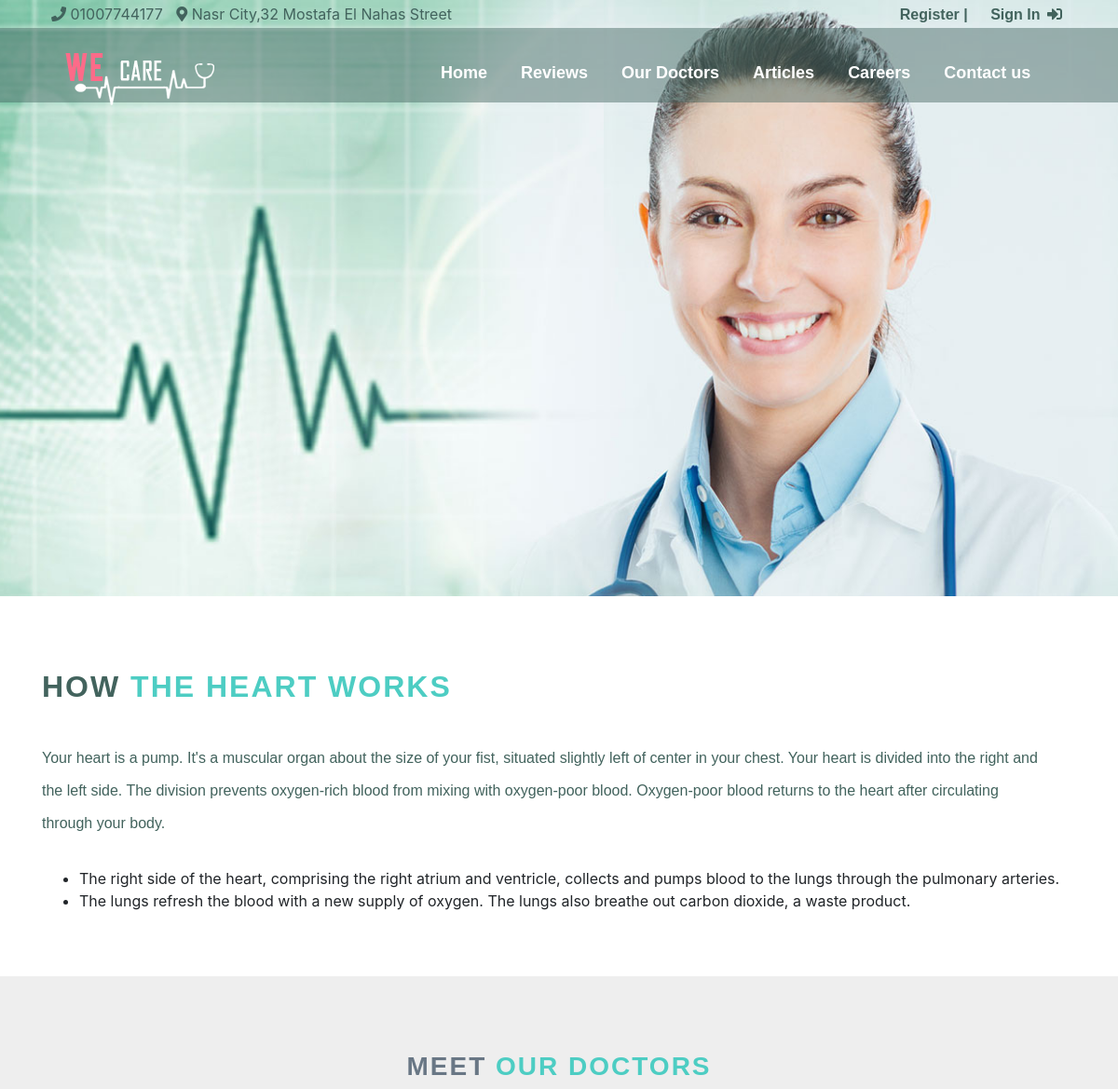
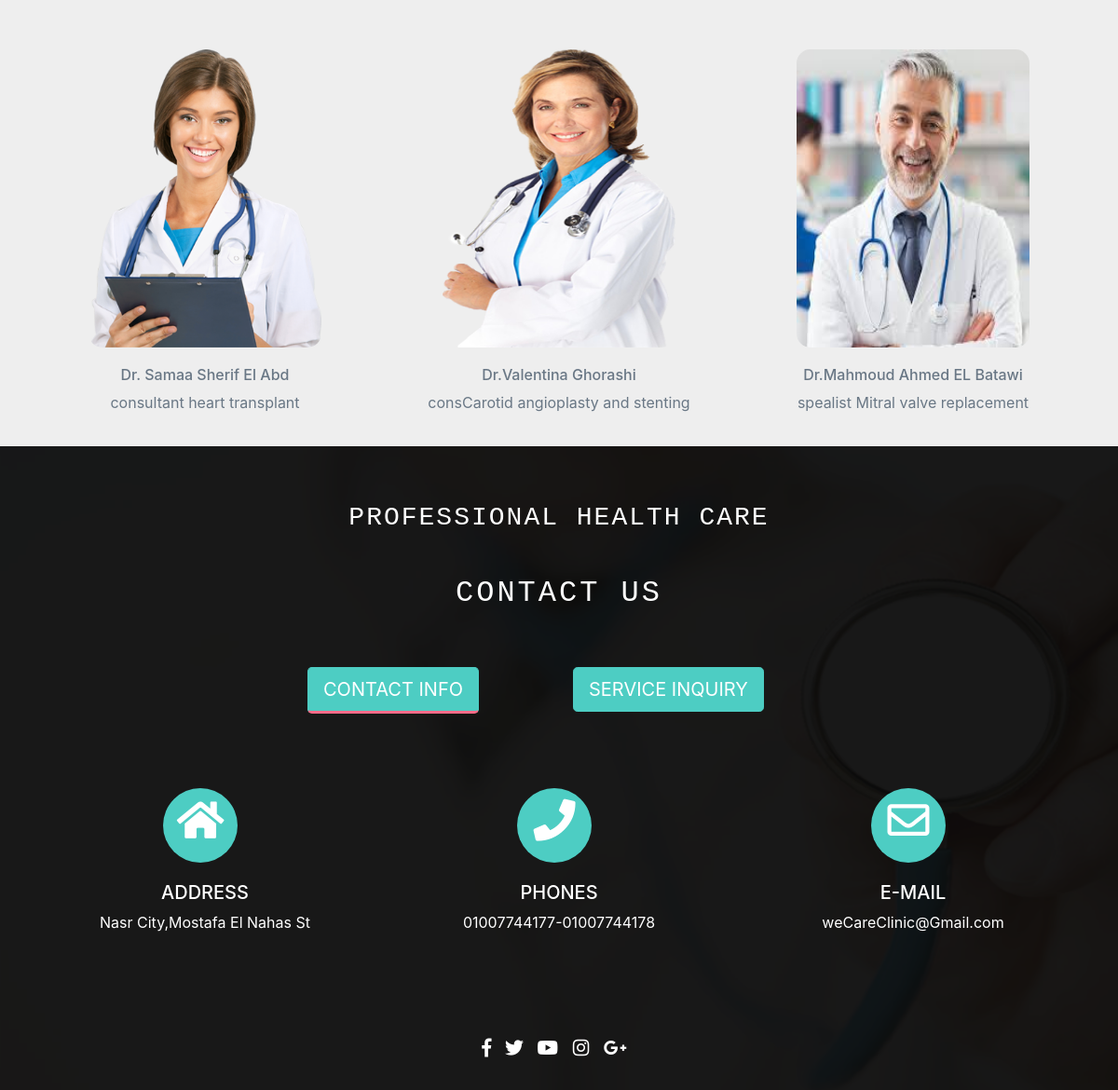
The page /heartcare.php on the database its author committed (2 pictures, top to bottom).
### tables this page shows
CREATE TABLE `doctors` (
  `dr_id` int(11) NOT NULL,
  `dr_name` varchar(50) NOT NULL,
  `dr_title` varchar(50) NOT NULL,
  `dep_id` int(11) NOT NULL,
  `dr_img` varchar(255) NOT NULL
);

### heartcare.php (the view, shortened to what this page needs)
<!doctype html>
<html>
<head>
<link href="css/bootstrap.min.css" rel="stylesheet" type="text/css">
<link href="css/Departmentsstyle.css" rel="stylesheet" type="text/css">
<link rel="stylesheet" href="https://use.fontawesome.com/releases/v5.2.0/css/all.css">
</head>
<body>
<div id="header-heart">
  <div id="top-header">
      <div class="container">
       <div class="row">
        <div class="col-lg-6 col-xs-12" id="info">
            <i class="fas fa-phone "></i> <span>01007744177</span>
            <i class="fas fa-map-marker-alt"></i> <span>Nasr City,32 Mostafa El Nahas Street</span>
        </div>
        <?php
	if(!(isset($_SESSION["login"]) && $_SESSION["login"] == "OK")) {
?>
		 <div class="col-lg-6 col-xs-12" id="signIn">
        <span>
           <a href="register.php"> Register  | </a>
  <a href="#" data-toggle="modal" data-target="#exampleModal"> Sign In</a>
  <i class="fas fa-sign-in-alt"></i></span>
   <?php } ?>
       </div>
      </div>
  </div>
  <div id="nav">
   <div class="container">
       <div class="row">
       <div class="col-lg-12 col-xs-8 ">
       <nav class="navbar navbar-expand-lg navbar-light ">
  <a class="navbar-brand" href="#"><img src="imgs/logo.png" width="178" height="66" alt="logo"></a>
  <div class="collapse navbar-collapse" id="navbarSupportedContent">
    <ul class="navbar-nav mr-auto nav">
      <li class="nav-item">
                    <a class="nav-link active" href="index.php">Home</a>
                  </li>
                  <li class="nav-item">
                    <a class="nav-link" href="index.php">Reviews</a>
                  </li>
                  <li class="nav-item">
                    <a class="nav-link" href="doctors.php">Our Doctors</a>
                  </li>
                  <li class="nav-item">
                    <a class="nav-link" href="#">Articles</a>
                  </li>
                  <li class="nav-item">
                    <a class="nav-link" href="career.php">Careers</a>
                  </li>
                  <li class="nav-item">
                    <a class="nav-link" href="#footer">Contact us</a>
                  </li>
    </ul>
  </div>
</nav>
        </div>
       </div>
   </div>
  	  </div>
	</div>
    </div>
  <div class="fixed-2">
	<div id="clinic-info">
	  <div class="container">
		<div class="row">
              <div class="info-l col-12 ">
			   <h2><span>how </span> the heart works</h2>
			   <p class="text-left">
                   Your heart is a pump. It's a muscular organ about the size of your fist, situated slightly left of center in your chest. Your heart is divided into the right and the left side. The division prevents oxygen-rich blood from mixing with oxygen-poor blood. Oxygen-poor blood returns to the heart after circulating through your body. </p>
                  <ul class="text-left">
    <li>The right side of the heart, comprising the right atrium and ventricle, collects and pumps blood to the lungs through the pulmonary arteries.</li>
<li>The lungs refresh the blood with a new supply of oxygen. The lungs also breathe out carbon dioxide, a waste product.</li>
                </ul>
		 </div>
	    </div>
	  </div>
	</div>
  </div>
	<?php include('config.php');?>
	<section id="clinic-doctors">
		<div class="container">
		  <h3 class="head"><span>Meet</span> Our Doctors </h3>
		     <div class="row">
             <?php
					$sql = "SELECT * FROM doctors where dep_id=4";
					$result = $conn->query($sql);
					if ($result->num_rows > 0) {
					while($row = $result->fetch_assoc()) {
		    ?>
					 <div  id="doctors" class="col-4 offset-4 offset-lg-0 col-lg-4">
                 <div class="contain text-center">
				      <img src="imgs/<?php echo $row["dr_img"];?>" class="image">
                 </div>
                 <div class="details text-center">
                      <h6><?php echo $row["dr_name"];  ?> </h6>
                      <p><?php echo $row["dr_title"];  ?></p>
                  </div>
            </div>
            <?php
    }
} else {
    echo "no result";
}
  ?>
          </div>
        </div>
	</section>
<?php include('templates/footer.php'); ?>
</body>
</html>

### css/Departmentsstyle.css (style rules this page uses)
* { -webkit-box-sizing: border-box; -moz-box-sizing: border-box; -o-box-sizing: border-box; box-sizing: border-box; }
body { height: 2000px; }
#top-header { height:30px; }
#nav { height:80px; width:100%; background-color:rgba(66,99,93,.45); position: absolute; top: 30px; left: 0px; }
#nav img { margin-top:4px; }
#nav .nav { float:right; }
#nav .nav a { font-size:18px; color:#FFF; font-weight:bold; font-family:Tahoma, Geneva, sans-serif; }
#top-header { padding-top:3px; }
#top-header span { padding-right:10px; color:#42635d; }
.fa-phone { padding-left:10px; color:#42635d; }
.fa-map-marker-alt { color:#42635d; }
#signIn span { float:right; padding-right:15px; }
#signIn a { padding-left:20px; text-decoration:none; color:#42635d; font-family:Arial, Helvetica, sans-serif; font-weight:bold; }
.fa-sign-in-alt { color:#42635d; padding-left:3px; }
#clinic-info { position: relative; min-height: 400px; }
.info-l { margin-top: 20px; }
.info-l h2 { margin-top :50px; margin-bottom: 20px; font-family:Arial, Helvetica, sans-serif; color:#4dcdc3; letter-spacing: 2px; font-weight:bold; margin-bottom:40px; text-transform: uppercase; }
.info-l h2 span { color:#42635d; }
.info-l p { color:#42635d; margin: 30px 30px 30px 0px; font-family:Tahoma, Geneva, sans-serif; line-height: 35px; font-size: 16px; }
.head { margin-top :50px; margin-bottom: 20px; font-family:Arial, Helvetica, sans-serif; color:#4dcdc3; letter-spacing: 2px; font-weight:bold; margin-bottom:40px; text-transform: uppercase; }
.head span { color:#42635d; }
#clinic-doctors { min-height: 600px; background-color: #eee; padding-top: 30px; }
.head { text-align: center; font-weight: 600; padding-bottom:30px; color:#4dcdc3; margin-bottom: 30px; }
.head span { color: #697785; padding-bottom: 10px; }
#doctors img { width: 250px; height: 320px; border-radius: 15px; }
.contain { position: relative; margin-bottom: 20px; margin-left:50px; }
.image { display: block; width: 100%; height: auto; }
.details h6 { color: #697785 }
.details p { color: #697785 }
#header-heart { width:100%; background: url(../imgs/heart/hero-img.jpg) no-repeat center; position: relative; background-size: cover; height:640px; }
#icons h5,p { color:#fff; }
#navbarSupportedContent { margin-left:190px; }
#navbarSupportedContent li { margin-left:20px; }

### rows shown on the page
doctors: dr_img (picture), dr_name "Dr. Samaa Sherif El Abd", dr_title "consultant heart transplant"
doctors: dr_img (picture), dr_name "Dr.Valentina Ghorashi", dr_title "consCarotid angioplasty and stenting"
doctors: dr_img (picture), dr_name "Dr.Mahmoud Ahmed EL Batawi", dr_title "spealist Mitral valve replacement"
